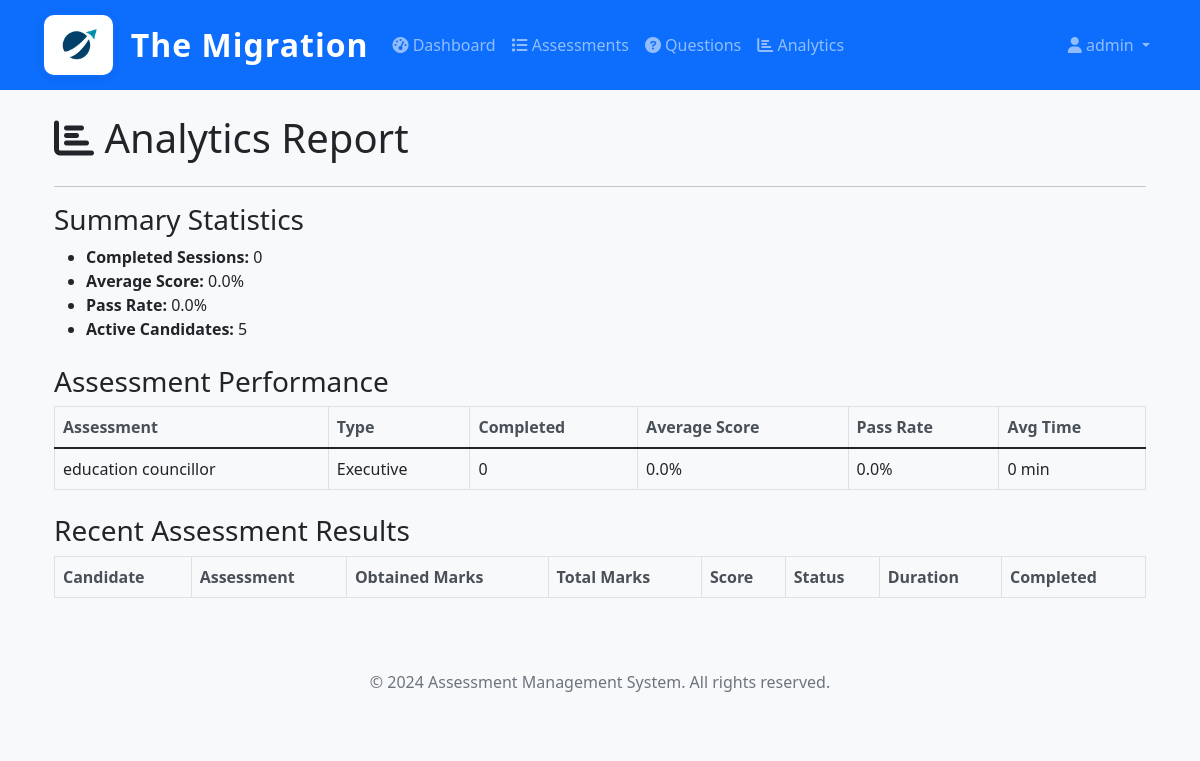
The page /assessments/admin/analytics/report/ (signed in) on the database its author committed.
### users/models.py (models this page shows, shortened)
class CustomUser(AbstractUser):
    ROLE_CHOICES = (
        ('admin', 'Admin'),
        ('hr_admin', 'HR Admin'),
        ('candidate', 'Candidate'),
        ('reviewer', 'Reviewer'),
    )
    role = models.CharField(max_length=20, choices=ROLE_CHOICES, default='candidate')
    phone = models.CharField(max_length=15, blank=True, null=True)
    department = models.CharField(max_length=100, blank=True, null=True)
    employee_id = models.CharField(max_length=50, blank=True, null=True)
    is_active = models.BooleanField(default=True)
    created_at = models.DateTimeField(auto_now_add=True)
    updated_at = models.DateTimeField(auto_now=True)
    class Meta:
        verbose_name = 'User'
        verbose_name_plural = 'Users'

### assessments/models.py (models this page shows, shortened)
class Designation(models.Model):
    name = models.CharField(max_length=100, unique=True)
    description = models.TextField(blank=True)
    is_active = models.BooleanField(default=True)
    created_at = models.DateTimeField(auto_now_add=True)
    updated_at = models.DateTimeField(auto_now=True)
    class Meta:
        verbose_name = 'Designation'
        verbose_name_plural = 'Designations'

class Assessment(models.Model):
    name = models.CharField(max_length=200)
    description = models.TextField(blank=True)
    assessment_type = models.ForeignKey(Designation, on_delete=models.CASCADE, related_name='assessments')
    questions = models.ManyToManyField(Question, through='AssessmentQuestion', related_name='assessments')
    time_limit_minutes = models.PositiveIntegerField(default=60)
    randomize_questions = models.BooleanField(default=True)
    pass_threshold = models.FloatField(
        validators=[MinValueValidator(0.0), MaxValueValidator(100.0)],
        help_text="Pass threshold as percentage (0-100)"
    )
    max_attempts = models.PositiveIntegerField(default=1, help_text="Maximum attempts allowed")
    allow_retake = models.BooleanField(default=True, help_text="Allow candidates to retake this assessment")
    show_results_immediately = models.BooleanField(default=True, help_text="Show results immediately after completion")
    is_active = models.BooleanField(default=True)
    instructions = models.TextField(blank=True)
    created_by = models.ForeignKey(CustomUser, on_delete=models.SET_NULL, null=True, related_name='created_assessments')
    created_at = models.DateTimeField(auto_now_add=True)
    updated_at = models.DateTimeField(auto_now=True)
    class Meta:
        verbose_name = 'Assessment'
        verbose_name_plural = 'Assessments'

### assessments/views.py (the view)
    def wrapper(request, *args, **kwargs):
        if not request.user.is_authenticated:
            return HttpResponseRedirect(reverse('admin_login'))
        if not is_authorized_admin(request.user):
            messages.error(request, 'Access denied. Only authorized administrators can access this system.')
            return HttpResponseRedirect(reverse('admin_login'))
        return view_func(request, *args, **kwargs)

### assessments/views.py (called while the page is built)
def is_authorized_admin(user):
    return (user.is_authenticated and
            user.role == 'admin' and
            user.email in AUTHORIZED_ADMIN_EMAILS)

def admin_required(view_func):
    def wrapper(request, *args, **kwargs):
        if not request.user.is_authenticated:
            return HttpResponseRedirect(reverse('admin_login'))
        if not is_authorized_admin(request.user):
            messages.error(request, 'Access denied. Only authorized administrators can access this system.')
            return HttpResponseRedirect(reverse('admin_login'))
        return view_func(request, *args, **kwargs)
    return wrapper

### assessments/templates/assessments/analytics_report.html (shortened to what this page needs)
{% extends 'base.html' %}
{% block content %}
<div class="container mt-4">
    <h1 class="mb-4"><i class="fas fa-chart-bar"></i> Analytics Report</h1>
    <hr>
    <h3>Summary Statistics</h3>
    <ul>
        <li><strong>Completed Sessions:</strong> {{ total_completed_sessions }}</li>
        <li><strong>Average Score:</strong> {{ average_score|floatformat:1 }}%</li>
        <li><strong>Pass Rate:</strong> {{ pass_rate|floatformat:1 }}%</li>
        <li><strong>Active Candidates:</strong> {{ total_candidates }}</li>
    </ul>
    <h3 class="mt-4">Assessment Performance</h3>
    <table class="table table-bordered">
        <thead>
            <tr>
                <th>Assessment</th>
                <th>Type</th>
                <th>Completed</th>
                <th>Average Score</th>
                <th>Pass Rate</th>
                <th>Avg Time</th>
            </tr>
        </thead>
        <tbody>
            {% for assessment in assessment_performance %}
            <tr>
                <td>{{ assessment.name }}</td>
                <td>{{ assessment.assessment_type.name }}</td>
                <td>{{ assessment.completed_count }}</td>
                <td>{{ assessment.avg_score|floatformat:1 }}%</td>
                <td>{{ assessment.pass_rate|floatformat:1 }}%</td>
                <td>{{ assessment.avg_time_minutes|floatformat:0 }} min</td>
            </tr>
            {% endfor %}
        </tbody>
    </table>
    <h3 class="mt-4">Recent Assessment Results</h3>
    <table class="table table-bordered">
        <thead>
            <tr>
                <th>Candidate</th>
                <th>Assessment</th>
                <th>Obtained Marks</th>
                <th>Total Marks</th>
                <th>Score</th>
                <th>Status</th>
                <th>Duration</th>
                <th>Completed</th>
            </tr>
        </thead>
    </table>
</div>
{% endblock %}

### templates/base.html (shortened to what this page needs)
{% load static %}
<!DOCTYPE html>
<html lang="en">
<head>
    <link href="https://cdn.jsdelivr.net/npm/bootstrap@5.1.3/dist/css/bootstrap.min.css" rel="stylesheet">
    <link href="https://cdnjs.cloudflare.com/ajax/libs/font-awesome/6.0.0/css/all.min.css" rel="stylesheet">
    <link href="{% static 'css/style.css' %}" rel="stylesheet">
</head>
<body>
    <nav class="navbar navbar-expand-lg navbar-dark bg-primary">
        <div class="container">
            <a class="navbar-brand d-flex align-items-center" href="{% url 'home' %}">
                <img src="{% static 'images/logo.png' %}" alt="The Migration Logo" style="height:64px; width:auto; margin-right:16px; background: #fff; border-radius: 12px; box-shadow: 0 2px 8px rgba(0,0,0,0.08); padding: 6px; border: 2px solid #0d6efd;">
                <span class="fs-2 fw-bold text-white" style="letter-spacing:1px;">The Migration</span>
            </a>
            <div class="collapse navbar-collapse" id="navbarNav">
                <ul class="navbar-nav me-auto">
                    {% if user.is_authenticated %}
                        {% if user.role == 'admin' %}
                            <li class="nav-item">
                                <a class="nav-link" href="{% url 'assessments:admin_dashboard' %}">
                                    <i class="fas fa-tachometer-alt"></i> Dashboard
                                </a>
                            </li>
                            <li class="nav-item">
                                <a class="nav-link" href="{% url 'assessments:assessment_list' %}">
                                    <i class="fas fa-list"></i> Assessments
                                </a>
                            </li>
                            <li class="nav-item">
                                <a class="nav-link" href="{% url 'assessments:question_list' %}">
                                    <i class="fas fa-question-circle"></i> Questions
                                </a>
                            </li>
                            <li class="nav-item">
                                <a class="nav-link" href="{% url 'assessments:analytics' %}">
                                    <i class="fas fa-chart-bar"></i> Analytics
                                </a>
                            </li>
                        {% elif user.role == 'candidate' %}
                            <li class="nav-item">
                                <a class="nav-link" href="{% url 'assessments:candidate_portal' %}">
                                    <i class="fas fa-home"></i> Portal
                                </a>
                            </li>
                        {% endif %}
                    {% endif %}
                </ul>
                <ul class="navbar-nav">
                    {% if user.is_authenticated %}
                        <li class="nav-item dropdown">
                            <a class="nav-link dropdown-toggle" href="#" id="navbarDropdown" role="button" data-bs-toggle="dropdown">
                                <i class="fas fa-user"></i> {{ user.username }}
                            </a>
                        </li>
                    {% else %}
                        <li class="nav-item">
                            <a class="nav-link" href="{% url 'users:login' %}">
                                <i class="fas fa-sign-in-alt"></i> Login
                            </a>
                        </li>
                    {% endif %}
                </ul>
            </div>
        </div>
    </nav>
    <main class="container mt-4">
        {% block content %}{% endblock %}
    </main>
    <footer class="bg-light text-center text-muted py-4 mt-5">
        <div class="container">
            <p>&copy; 2024 Assessment Management System. All rights reserved.</p>
        </div>
    </footer>
</body>
</html>

### static/css/style.css (style rules this page uses)
body { background-color: #f8f9fa; }
.navbar-brand { font-weight: 600; }
.navbar-nav .nav-link { font-weight: 500; }
.table th { border-top: none; font-weight: 600; color: #495057; }

### rows shown on the page
CustomUser: username "admin"
Designation: name "education councillor", assessment_type.name "Executive", completed_count "0", avg_score "0.0", pass_rate "0.0", avg_time_minutes "0"

### other values the page prints
{{ total_completed_sessions }} "0"
{{ average_score|floatformat:1 }} "0.0"
{{ pass_rate|floatformat:1 }} "0.0"
{{ total_candidates }} "5"
